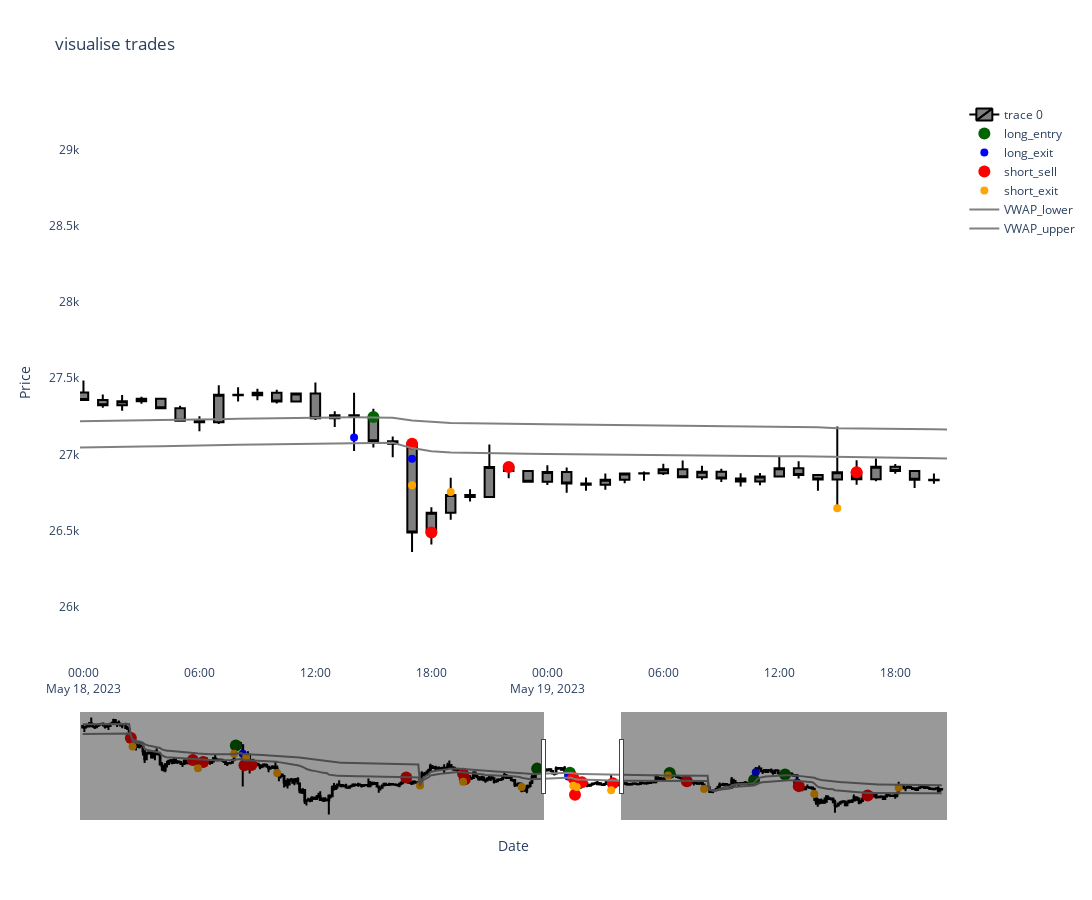

Write notebook code for a chart like this one.
### Code cell
start_bar = 50000
end_bar = 50500
df_slice = new_df.iloc[start_bar:end_bar]
#cutoff_time = new_df.index[-(bars + 1)]
trades_slice = trades[(trades['entry_time'] >= new_df.index[start_bar]) & (trades['entry_time'] <= new_df.index[end_bar])]
#df_slice = new_df[new_df.index >= cutoff_time]


fig = go.Figure(data=[go.Candlestick(x=df_slice.index,
                open=df_slice['open'],
                high=df_slice['high'],
                low=df_slice['low'],
                close=df_slice['close'], increasing_line_color='black', decreasing_line_color='black')])

long_signals_df = trades_slice[trades_slice['side'] == "long"]
long_entry_points = dict(x=long_signals_df['entry_time'], y=long_signals_df['entry_price'], text=['long_entry'] * len(long_signals_df), mode='markers', name='long_entry', marker=dict(color='darkgreen', size=12))
long_exit_points = dict(x=long_signals_df['exit_time'], y=long_signals_df['exit_price'], text=['long_exit'] * len(long_signals_df), mode='markers', name='long_exit', marker=dict(color='blue', size=8))

short_signals_df = trades_slice[trades_slice['side'] == "short"]
short_entry_points = dict(x=short_signals_df['entry_time'], y=short_signals_df['entry_price'], text=['short_entry'] * len(short_signals_df), mode='markers', name='short_sell', marker=dict(color='red', size=12))
short_exit_points = dict(x=short_signals_df['exit_time'], y=short_signals_df['exit_price'], text=['short_exit'] * len(short_signals_df), mode='markers', name='short_exit', marker=dict(color='orange', size=8))

fig.add_trace(go.Scatter(long_entry_points))
fig.add_trace(go.Scatter(long_exit_points))
fig.add_trace(go.Scatter(short_entry_points))
fig.add_trace(go.Scatter(short_exit_points))

fig.add_trace(go.Scatter(x=df_slice.index, y=df_slice[f'{df_slice.columns[6]}'], mode='lines', name='VWAP_lower', line=dict(color='grey')))
fig.add_trace(go.Scatter(x=df_slice.index, y=df_slice[f'{df_slice.columns[7]}'], mode='lines', name='VWAP_upper', line=dict(color='grey')))

fig.update_layout(title='visualise trades', xaxis_title='Date', yaxis_title='Price', width=1200, height=900, plot_bgcolor='white', yaxis=dict(showgrid=False), xaxis=dict(showgrid=False))
fig.show()

### Figure 1 — Plotly figure (JSON) as saved in the notebook; plotly's stock layout.template omitted (floating-point values rounded to 4 significant figures; data arrays with more than 128 entries replaced by an {"elided": "..."} marker saying what was removed)
{"data": [{"close": {"elided": "500 float values"}, "decreasing": {"line": {"color": "black"}}, "high": {"elided": "500 float values"}, "increasing": {"line": {"color": "black"}}, "low": {"elided": "500 float values"}, "open": {"elided": "500 float values"}, "type": "candlestick", "x": {"elided": "500 str values"}}, {"marker": {"color": "darkgreen", "size": 12}, "mode": "markers", "name": "long_entry", "text": ["long_entry", "long_entry", "long_entry", "long_entry", "long_entry", "long_entry"], "type": "scatter", "x": ["2023-05-10T13:00:00", "2023-05-17T20:00:00", "2023-05-18T15:00:00", "2023-05-21T01:00:00", "2023-05-23T02:00:00", "2023-05-23T20:00:00"], "y": [28180.0, 27390.0, 27245, 27240.0, 26990.0, 27180.0]}, {"marker": {"color": "blue", "size": 8}, "mode": "markers", "name": "long_exit", "text": ["long_exit", "long_exit", "long_exit", "long_exit", "long_exit", "long_exit"], "type": "scatter", "x": ["2023-05-10T17:00:00", "2023-05-18T14:00:00", "2023-05-18T17:00:00", "2023-05-21T10:00:00", "2023-05-23T03:00:00", "2023-05-24T03:00:00"], "y": [27890.0, 27110.0, 26970.0, 26970.0, 27260.0, 26910.0]}, {"marker": {"color": "red", "size": 12}, "mode": "markers", "name": "short_sell", "text": ["short_entry", "short_entry", "short_entry", "short_entry", "short_entry", "short_entry", "short_entry", "short_entry", "short_entry", "short_entry", "short_entry", "short_entry", "short_entry", "short_entry", "short_entry"], "type": "scatter", "x": ["2023-05-08T00:00:00", "2023-05-09T12:00:00", "2023-05-09T18:00:00", "2023-05-10T18:00:00", "2023-05-10T22:00:00", "2023-05-14T16:00:00", "2023-05-16T01:00:00", "2023-05-16T02:00:00", "2023-05-18T17:00:00", "2023-05-18T18:00:00", "2023-05-18T22:00:00", "2023-05-19T16:00:00", "2023-05-21T11:00:00", "2023-05-24T04:00:00", "2023-05-25T20:00:00"], "y": [28430.0, 27680.0, 27610.0, 27500.0, 27510.0, 27080.0, 27210.0, 27020.0, 27070.0, 26489, 26920.0, 26880.0, 26950.0, 26790.0, 26470.0]}, {"marker": {"color": "orange", "size": 8}, "mode": "markers", "name": "short_exit", "text": ["short_exit", "short_exit", "short_exit", "short_exit", "short_exit", "short_exit", "short_exit", "short_exit", "short_exit", "short_exit", "short_exit", "short_exit", "short_exit", "short_exit", "short_exit"], "type": "scatter", "x": ["2023-05-08T01:00:00", "2023-05-09T15:00:00", "2023-05-10T12:00:00", "2023-05-10T19:00:00", "2023-05-11T13:00:00", "2023-05-15T00:00:00", "2023-05-16T01:00:00", "2023-05-17T11:00:00", "2023-05-18T17:00:00", "2023-05-18T19:00:00", "2023-05-19T15:00:00", "2023-05-21T00:00:00", "2023-05-21T21:00:00", "2023-05-24T13:00:00", "2023-05-26T14:00:00"], "y": [28150.0, 27400.0, 27890.0, 27770.0, 27230.0, 26810.0, 26930.0, 26750.0, 26800.0, 26750.0, 26650.0, 27150.0, 26690.0, 26520.0, 26730.0]}, {"line": {"color": "grey"}, "mode": "lines", "name": "VWAP_lower", "type": "scatter", "x": {"elided": "500 str values"}, "y": {"elided": "500 float values"}}, {"line": {"color": "grey"}, "mode": "lines", "name": "VWAP_upper", "type": "scatter", "x": {"elided": "500 str values"}, "y": {"elided": "500 float values"}}], "layout": {"height": 900, "plot_bgcolor": "white", "title": {"text": "visualise trades"}, "width": 1200, "xaxis": {"autorange": false, "range": ["2023-05-17 23:49:15.0229", "2023-05-19 20:40:35.0837"], "rangeslider": {"autorange": true, "range": ["2023-05-06 18:56:53.4955", "2023-05-27 17:44:52.3167"], "yaxis": {"_template": null, "rangemode": "match"}}, "showgrid": false, "title": {"text": "Date"}, "type": "date"}, "yaxis": {"autorange": true, "range": [25630.0, 29320.0], "showgrid": false, "title": {"text": "Price"}, "type": "linear"}}}
